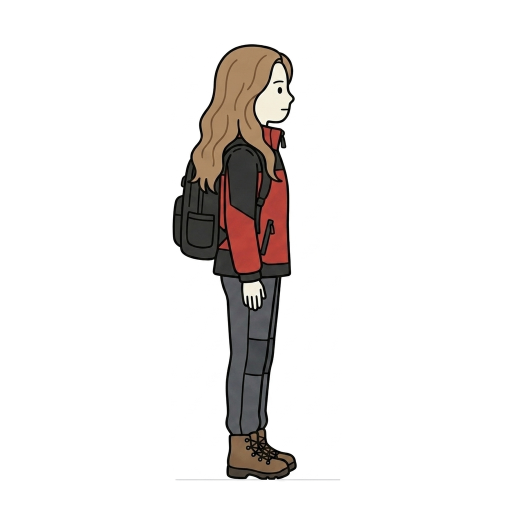
#> input picture W19_package/지은_레퍼런스_오른편옆모습.png, 1024 x 1024 px, given in place of _g.png, which was not available (shown at 1/2 size)
$ python process_w19_walk_cuts.py
#> lines starting #> are read from the running program, lines starting #| are printed output that depends on the picture; after the words box and inside, x2 and y2 are one past the last pixel; in counts of white or black regions, pixels touching at a corner belong together; pictures that were not available may be replaced by others from this repository, and a replacement may not be noted
# -*- coding: utf-8 -*-
"""W19 지은 걷기영상(W19_package) → 8투명컷 추출 → 비율유지 리사이즈로 키 통일
   (크롭 아님, 같은 배율로 축소/확대) → 다른 W19 포즈와 동일 규격.
   규격: cutout_jieun_w19.py 와 동일 — 캔버스 1024x1280, 발끝 y=1210, 머리~발끝 770px.
   레퍼런스 측면 사진도 같은 규격으로 정규화해 나란히 비교시트 생성.
사용: python process_w19_walk_cuts.py
"""
import os, glob, subprocess
import numpy as np
from scipy import ndimage
from PIL import Image, ImageDraw

os.chdir(r"D:\Entertainments\DevEnvironment\autovideo")
VID = "W19_package/Woman_walks_right_side_profile_202607221409.mp4"
POSE = "assets/graphics/poses"
TMP = "scratch/w19_walk/newproc"
os.makedirs(TMP, exist_ok=True)
for fn in glob.glob(f"{TMP}/*.png"):
    os.remove(fn)

# ── cutout_jieun_w19.py 와 동일 규격 ──
CANVAS_W, CANVAS_H = 1024, 1280
FEET_Y = 1210
TARGET_BODY = 770          # 머리끝~발끝 몸높이 통일값 (다른 포즈와 동일)


def grab(t):
#> called with t = 0.4
    p = f"{TMP}/_g.png"
    subprocess.run(["ffmpeg", "-y", "-ss", f"{t:.3f}", "-i", VID, "-frames:v", "1", p],
                   stdout=subprocess.DEVNULL, stderr=subprocess.DEVNULL)
#> (this line was passed over: subprocess is not available in this run)
    return np.array(Image.open(p).convert("RGBA"))
#> returned value is the input picture: shape (1024, 1024, 4); mean R, G, B, A 236.8, 234.2, 233, 255


def cutout_largest(arr):
    """흰배경 테두리연결 플러드 투명(옷/신발 내부 흰색 보존) + 최대덩어리만(Veo 워터마크 제거)."""
    arr = arr.copy()
    rgb = arr[:, :, :3].astype(int)
    lo = rgb.min(axis=2); hi = rgb.max(axis=2)
#> after `lo = rgb.min(axis=2)`: lo: shape (1024, 1024) int64; 256 distinct labels, from 0 to 255
#> after `hi = rgb.max(axis=2)`:
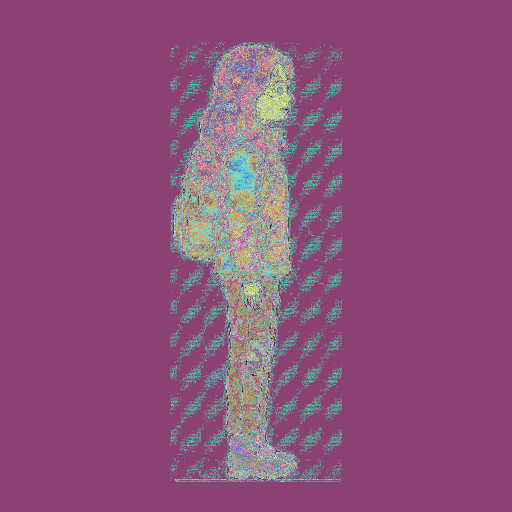
#> hi: shape (1024, 1024) int64 (shown at 1/2 size); 256 distinct labels, from 0 to 255; one colour per label, 0 black
    white = (lo > 200) & ((hi - lo) < 30)
#> white: shape (1024, 1024) bool; 88.7% white; 10 black regions (4 under 20 px), largest, box (x1, y1, x2, y2) and area: (345, 88, 594, 960) 118184, (559, 959, 680, 960) 121, (352, 959, 466, 960) 114, (555, 174, 565, 188) 110, (546, 161, 568, 168) 88, (494, 959, 517, 960) 23
    lbl, _ = ndimage.label(white)
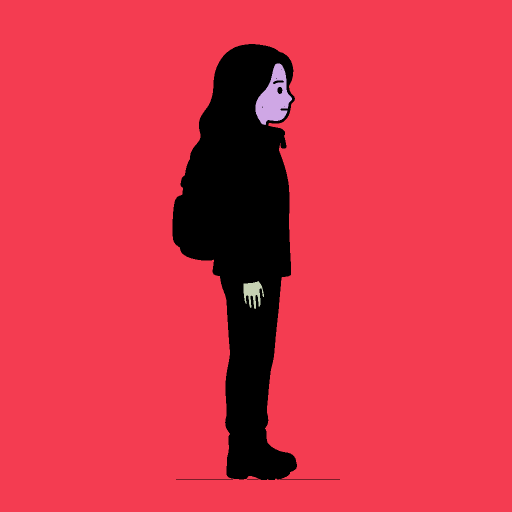
#> lbl: shape (1024, 1024) int32 (shown at 1/2 size); 4 distinct labels, from 0 to 3; one colour per label, 0 black
    border = set(lbl[0, :]) | set(lbl[-1, :]) | set(lbl[:, 0]) | set(lbl[:, -1])
#> border = 1 item
    border.discard(0)
    arr[np.isin(lbl, list(border)), 3] = 0
    # 최대 연결덩어리(캐릭터)만 남기고 나머지(워터마크 등) 제거
    a = arr[:, :, 3] > 0
#> a: shape (1024, 1024) bool; 11.9% white; 4 white regions, box (x1, y1, x2, y2) and area: (345, 88, 594, 960) 124629, (559, 959, 680, 960) 121, (352, 959, 466, 960) 114, (494, 959, 517, 960) 23
    l2, n = ndimage.label(a)
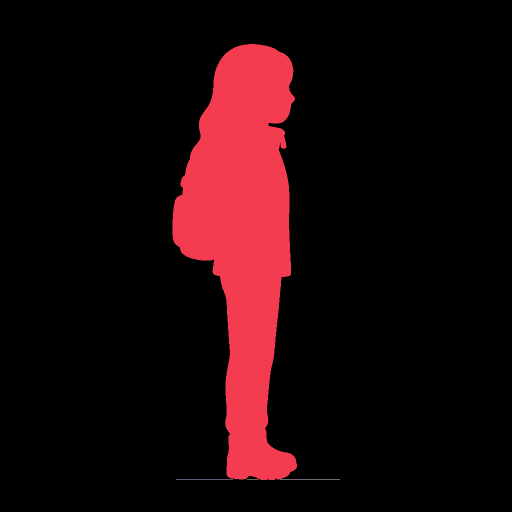
#> l2: shape (1024, 1024) int32 (shown at 1/2 size); 5 distinct labels, from 0 to 4; one colour per label, 0 black
#> n = 4
    if n > 1:
        sizes = ndimage.sum(np.ones_like(l2), l2, range(1, n + 1))
#> sizes = [124629, 114, 23, 121]
        keep = int(np.argmax(sizes)) + 1
#> keep = 1
        arr[l2 != keep, 3] = 0
#> arr: shape (1024, 1024, 4); mean R, G, B, A 236.8, 234.2, 233, 30.3
    ys, xs = np.where(arr[:, :, 3] > 0)
    if len(ys) == 0:
        return None, None
    box = (xs.min(), ys.min(), xs.max(), ys.max())
#> box = (345, 88, 593, 959)
    return arr[ys.min():ys.max() + 1, xs.min():xs.max() + 1], box


def body_metrics(crop):
    """머리끝~발끝 몸높이(든 팔 제외) + 몸통중심 x — cutout_jieun_w19 와 동일 로직."""
    alpha = crop[:, :, 3] > 0
    w = alpha.sum(axis=1).astype(float)
    H = len(w)
    torso = np.median(w[int(H * 0.42):int(H * 0.72)]) or w.max()
    thr = max(0.5 * torso, 0.12 * w.max())
    head_top = 0
    for y in range(H):
        if w[y] >= thr and np.mean(w[y:y + 22] >= thr * 0.6) > 0.6:
            head_top = y; break
    span = (H - 1) - head_top
    band = alpha[int(H * 0.42):int(H * 0.72)]
    bx = np.where(band.any(axis=0))[0]
    cx = int(bx.mean()) if len(bx) else crop.shape[1] // 2
    return span, cx


def normalize(crop):
    """비율유지 리사이즈(크롭X) → 몸높이 770px 통일, 발끝 y1210 정렬, 몸통중심 가로 정중앙."""
    span, cx = body_metrics(crop)
    h, w = crop.shape[:2]
    scale = TARGET_BODY / span
    nw, nh = max(1, round(w * scale)), max(1, round(h * scale))
    im = Image.fromarray(crop).resize((nw, nh), Image.LANCZOS)   # 같은 배율 = 비율 유지
    canvas = Image.new("RGBA", (CANVAS_W, CANVAS_H), (0, 0, 0, 0))
    x = CANVAS_W // 2 - round(cx * scale)
    y = FEET_Y - nh
    canvas.paste(im, (x, y), im)
    return canvas, span


# ── 1) 걷기 위상(phase) 측정으로 한 사이클 구간·주기 자동 검출 ──
print("걷기 사이클 측정 중...")
ts = np.arange(0.4, 6.0, 0.15)
samples = []   # (t, feet_offset, box, span)
for t in ts:
    crop, box = cutout_largest(grab(t))
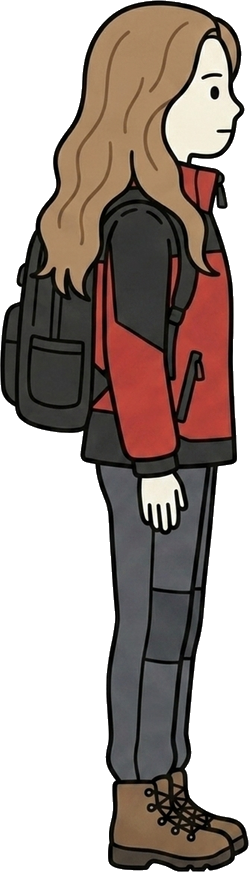
#> crop: shape (872, 249, 4); mean of channels 0, 1, 2, 3 167.4, 154.6, 148.8, 146.4; transparent parts drawn white
#> box = (345, 88, 593, 959)
    if crop is None:
        continue
    ch, cw = crop.shape[:2]
#> ch = 872; cw = 249
    # 발영역(하단 12%) 중심 x - 몸통중심 x = 스트라이드 위상(부호 있음)
    feet = crop[int(ch * 0.88):, :, 3] > 0
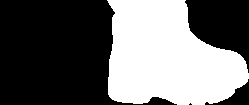
#> feet: shape (105, 249) bool; 42.1% white; 1 white region, box (x1, y1, x2, y2) and area: (107, 0, 249, 105) 11010
    fx = np.where(feet.any(axis=0))[0]
#> fx = 142 values from 107 to 248
    _, cx = body_metrics(crop)
#> in body_metrics, `alpha = crop[:, :, 3] > 0`:
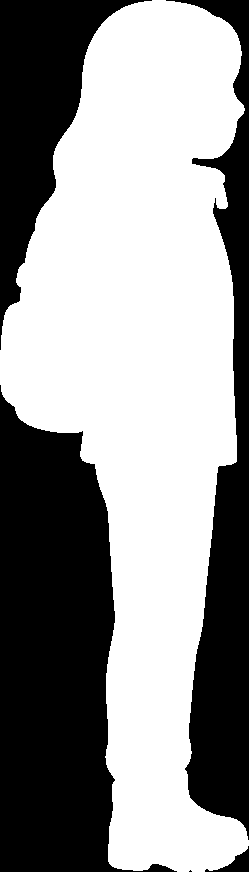
#> alpha: shape (872, 249) bool; 57.4% white; 5 black regions (1 under 20 px), largest, box (x1, y1, x2, y2) and area: (0, 385, 177, 872) 47884, (166, 0, 249, 840) 25611, (0, 0, 152, 350) 18595, (205, 846, 249, 872) 405
#> in body_metrics, `w = alpha.sum(axis=1).astype(float)`: w = 872 values, max 234 at index 371, min 14 at index 0, mean 142.9
#> in body_metrics, `H = len(w)`: H = 872
#> in body_metrics, `torso = np.median(w[int(H * 0.42):int(H * 0.72)]) or w.max()`: torso = 112
#> in body_metrics, `thr = max(0.5 * torso, 0.12 * w.max())`: thr = 56
#> in body_metrics, `span = (H - 1) - head_top`: span = 867
#> in body_metrics, `band = alpha[int(H * 0.42):int(H * 0.72)]`:
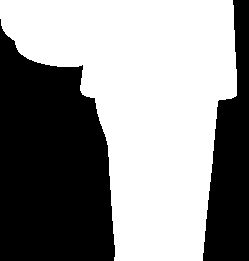
#> band: shape (261, 249) bool; 56.1% white; 2 black regions, box (x1, y1, x2, y2) and area: (0, 19, 115, 261) 20947, (203, 0, 249, 261) 7570
#> in body_metrics, `bx = np.where(band.any(axis=0))[0]`: bx = 237 values from 0 to 236
#> in body_metrics, `cx = int(bx.mean()) if len(bx) else crop.shape[1] // 2`: cx = 118
#> cx = 118
    off = (fx.mean() - cx) if len(fx) else 0.0
#> off = 59.5
    fully_in = box[0] > 12 and box[2] < 1268   # 화면 안에 완전히 들어온 프레임만
#> fully_in = True
#> (the run stopped early here; a loop or call above may not have finished)
